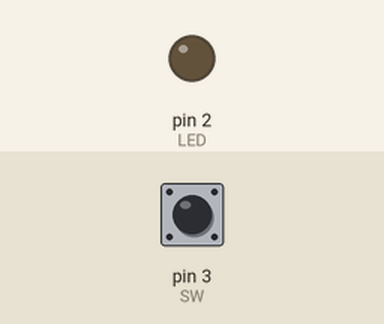
Recording of a sketch running on a simulated Arduino Uno, built with avr-gcc and run on an emulated ATmega328P. On the bench: output pins drawn as LEDs (lit = HIGH). Inputs (shaded band) come from the test bench; at power-on: pin 3 (SW) HIGH. What the sketch prints to the serial monitor is not drawn.

Above: at 1.2 s.
1.3 s: pin 3 (SW) pulled LOW for 0.15 s
At 1.37 s:
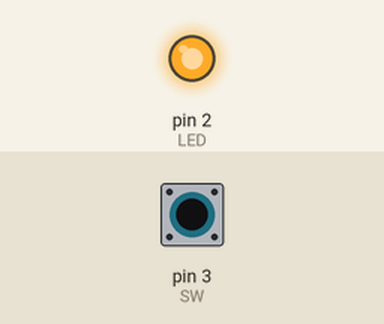
2.9 s: pin 3 (SW) pulled LOW for 3.2 s
At 6.6 s:
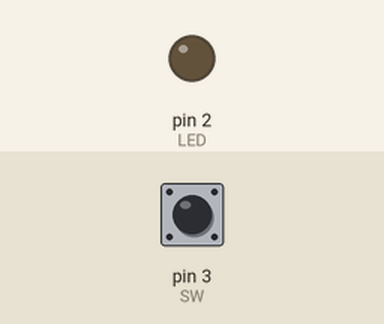
Timing chart, 0 to 8.1 s (numbered marks = the images above; inputs shaded):
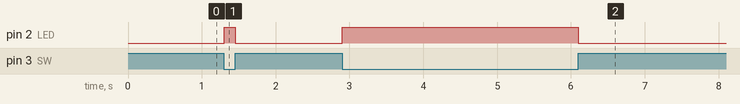

The sketch:

20250313_LED_sw.ino
```cpp
#define LED 2
#define SW 3
int x = 0;

void setup() {
  // put your setup code here, to run once:
  Serial.begin(38400);
  pinMode(LED,OUTPUT);
  pinMode(SW,INPUT);
}

void loop() {
  // put your main code here, to run repeatedly:
  x = digitalRead(SW);
  Serial.println(x);
  digitalWrite(LED,!x);
}
```

Measured:
- after the input at 1.3 s, pin 2 (LED): LOW → HIGH at once, → LOW 0.15 s later
- after the input at 2.9 s, pin 2 (LED): LOW → HIGH at once, → LOW 3.2 s later
